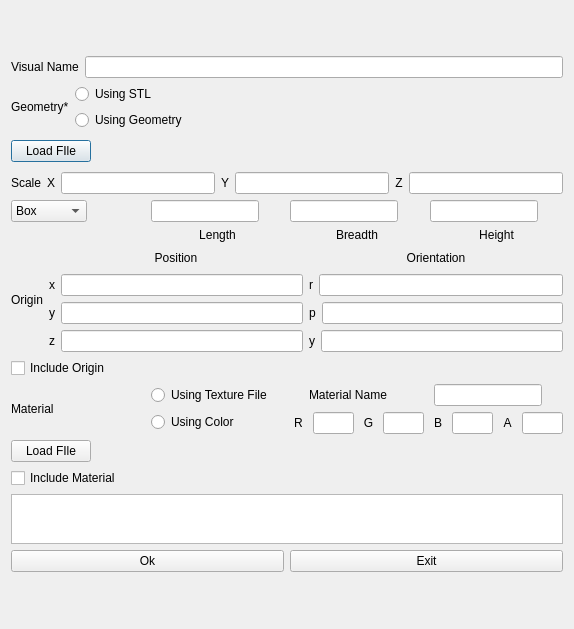
<?xml version="1.0" encoding="UTF-8"?>
<ui version="4.0">
 <class>AddVisual</class>
 <widget class="QDialog" name="AddVisual">
  <property name="geometry">
   <rect>
    <x>0</x>
    <y>0</y>
    <width>574</width>
    <height>629</height>
   </rect>
  </property>
  <property name="windowTitle">
   <string>Dialog</string>
  </property>
  <layout class="QVBoxLayout" name="verticalLayout_16">
   <item>
    <layout class="QVBoxLayout" name="verticalLayout_15">
     <item>
      <layout class="QVBoxLayout" name="verticalLayout_14">
       <item>
        <layout class="QVBoxLayout" name="verticalLayout_9">
         <item>
          <layout class="QHBoxLayout" name="horizontalLayout_24">
           <item>
            <widget class="QLabel" name="label">
             <property name="text">
              <string>Visual Name</string>
             </property>
            </widget>
           </item>
           <item>
            <widget class="QLineEdit" name="visual_name"/>
           </item>
          </layout>
         </item>
         <item>
          <layout class="QHBoxLayout" name="horizontalLayout_12">
           <item>
            <widget class="QLabel" name="label_3">
             <property name="sizePolicy">
              <sizepolicy hsizetype="Fixed" vsizetype="Fixed">
               <horstretch>0</horstretch>
               <verstretch>0</verstretch>
              </sizepolicy>
             </property>
             <property name="text">
              <string>Geometry*</string>
             </property>
            </widget>
           </item>
           <item>
            <layout class="QVBoxLayout" name="verticalLayout">
             <item>
              <widget class="QRadioButton" name="stl_select">
               <property name="text">
                <string>Using STL</string>
               </property>
               <attribute name="buttonGroup">
                <string notr="true">buttonGroup_2</string>
               </attribute>
              </widget>
             </item>
             <item>
              <widget class="QRadioButton" name="geometry_select">
               <property name="text">
                <string>Using Geometry</string>
               </property>
               <attribute name="buttonGroup">
                <string notr="true">buttonGroup_2</string>
               </attribute>
              </widget>
             </item>
            </layout>
           </item>
          </layout>
         </item>
         <item>
          <layout class="QHBoxLayout" name="load_mesh_layout">
           <item>
            <widget class="QPushButton" name="MeshFIle">
             <property name="sizePolicy">
              <sizepolicy hsizetype="Fixed" vsizetype="Fixed">
               <horstretch>0</horstretch>
               <verstretch>0</verstretch>
              </sizepolicy>
             </property>
             <property name="text">
              <string>Load FIle</string>
             </property>
            </widget>
           </item>
           <item>
            <widget class="QLabel" name="geometry_filename">
             <property name="maximumSize">
              <size>
               <width>16777215</width>
               <height>30</height>
              </size>
             </property>
             <property name="text">
              <string/>
             </property>
            </widget>
           </item>
          </layout>
         </item>
         <item>
          <layout class="QHBoxLayout" name="horizontalLayout_2">
           <item>
            <widget class="QLabel" name="label_6">
             <property name="text">
              <string>Scale</string>
             </property>
             <property name="alignment">
              <set>Qt::AlignCenter</set>
             </property>
            </widget>
           </item>
           <item>
            <widget class="QLabel" name="scale_x_label">
             <property name="text">
              <string>X</string>
             </property>
             <property name="alignment">
              <set>Qt::AlignCenter</set>
             </property>
            </widget>
           </item>
           <item>
            <widget class="QLineEdit" name="scale_x"/>
           </item>
           <item>
            <widget class="QLabel" name="scale_y_label">
             <property name="text">
              <string>Y</string>
             </property>
             <property name="alignment">
              <set>Qt::AlignCenter</set>
             </property>
            </widget>
           </item>
           <item>
            <widget class="QLineEdit" name="scale_y"/>
           </item>
           <item>
            <widget class="QLabel" name="scale_z_label">
             <property name="text">
              <string>Z</string>
             </property>
             <property name="alignment">
              <set>Qt::AlignCenter</set>
             </property>
            </widget>
           </item>
           <item>
            <widget class="QLineEdit" name="scale_z"/>
           </item>
          </layout>
         </item>
         <item>
          <layout class="QHBoxLayout" name="horizontalLayout">
           <item>
            <layout class="QVBoxLayout" name="verticalLayout_6">
             <item>
              <widget class="QComboBox" name="comboBox">
               <property name="sizePolicy">
                <sizepolicy hsizetype="Fixed" vsizetype="Minimum">
                 <horstretch>0</horstretch>
                 <verstretch>0</verstretch>
                </sizepolicy>
               </property>
               <property name="maximumSize">
                <size>
                 <width>16777215</width>
                 <height>25</height>
                </size>
               </property>
               <item>
                <property name="text">
                 <string>Box</string>
                </property>
               </item>
               <item>
                <property name="text">
                 <string>Cylinder</string>
                </property>
               </item>
               <item>
                <property name="text">
                 <string>Sphere</string>
                </property>
               </item>
              </widget>
             </item>
             <item>
              <widget class="QLabel" name="parameter1_label_2">
               <property name="sizePolicy">
                <sizepolicy hsizetype="Preferred" vsizetype="Fixed">
                 <horstretch>0</horstretch>
                 <verstretch>0</verstretch>
                </sizepolicy>
               </property>
               <property name="text">
                <string/>
               </property>
               <property name="alignment">
                <set>Qt::AlignCenter</set>
               </property>
              </widget>
             </item>
            </layout>
           </item>
           <item>
            <layout class="QVBoxLayout" name="verticalLayout_2">
             <item>
              <widget class="QLineEdit" name="parameter1">
               <property name="sizePolicy">
                <sizepolicy hsizetype="Fixed" vsizetype="Fixed">
                 <horstretch>0</horstretch>
                 <verstretch>0</verstretch>
                </sizepolicy>
               </property>
              </widget>
             </item>
             <item>
              <widget class="QLabel" name="parameter1_label">
               <property name="sizePolicy">
                <sizepolicy hsizetype="Preferred" vsizetype="Fixed">
                 <horstretch>0</horstretch>
                 <verstretch>0</verstretch>
                </sizepolicy>
               </property>
               <property name="text">
                <string>Length</string>
               </property>
               <property name="alignment">
                <set>Qt::AlignCenter</set>
               </property>
              </widget>
             </item>
            </layout>
           </item>
           <item>
            <layout class="QVBoxLayout" name="verticalLayout_4">
             <item>
              <widget class="QLineEdit" name="parameter2">
               <property name="sizePolicy">
                <sizepolicy hsizetype="Fixed" vsizetype="Fixed">
                 <horstretch>0</horstretch>
                 <verstretch>0</verstretch>
                </sizepolicy>
               </property>
              </widget>
             </item>
             <item>
              <widget class="QLabel" name="parameter2_label">
               <property name="sizePolicy">
                <sizepolicy hsizetype="Preferred" vsizetype="Fixed">
                 <horstretch>0</horstretch>
                 <verstretch>0</verstretch>
                </sizepolicy>
               </property>
               <property name="text">
                <string>Breadth</string>
               </property>
               <property name="alignment">
                <set>Qt::AlignCenter</set>
               </property>
              </widget>
             </item>
            </layout>
           </item>
           <item>
            <layout class="QVBoxLayout" name="verticalLayout_5">
             <item>
              <widget class="QLineEdit" name="parameter3">
               <property name="sizePolicy">
                <sizepolicy hsizetype="Fixed" vsizetype="Fixed">
                 <horstretch>0</horstretch>
                 <verstretch>0</verstretch>
                </sizepolicy>
               </property>
              </widget>
             </item>
             <item>
              <widget class="QLabel" name="parameter3_label">
               <property name="sizePolicy">
                <sizepolicy hsizetype="Preferred" vsizetype="Fixed">
                 <horstretch>0</horstretch>
                 <verstretch>0</verstretch>
                </sizepolicy>
               </property>
               <property name="text">
                <string>Height</string>
               </property>
               <property name="alignment">
                <set>Qt::AlignCenter</set>
               </property>
              </widget>
             </item>
            </layout>
           </item>
          </layout>
         </item>
        </layout>
       </item>
      </layout>
     </item>
     <item>
      <layout class="QVBoxLayout" name="verticalLayout_13">
       <item>
        <layout class="QVBoxLayout" name="verticalLayout_7">
         <item>
          <layout class="QHBoxLayout" name="horizontalLayout_6">
           <item>
            <widget class="QLabel" name="origin_label">
             <property name="text">
              <string>Origin</string>
             </property>
             <property name="alignment">
              <set>Qt::AlignCenter</set>
             </property>
            </widget>
           </item>
           <item>
            <layout class="QHBoxLayout" name="horizontalLayout_22">
             <item>
              <layout class="QVBoxLayout" name="verticalLayout_12">
               <item>
                <widget class="QLabel" name="position_label">
                 <property name="maximumSize">
                  <size>
                   <width>16777215</width>
                   <height>20</height>
                  </size>
                 </property>
                 <property name="text">
                  <string>Position</string>
                 </property>
                 <property name="alignment">
                  <set>Qt::AlignCenter</set>
                 </property>
                </widget>
               </item>
               <item>
                <layout class="QHBoxLayout" name="horizontalLayout_3">
                 <item>
                  <widget class="QLabel" name="x_label">
                   <property name="text">
                    <string>x</string>
                   </property>
                   <property name="alignment">
                    <set>Qt::AlignCenter</set>
                   </property>
                  </widget>
                 </item>
                 <item>
                  <widget class="QLineEdit" name="x"/>
                 </item>
                </layout>
               </item>
               <item>
                <layout class="QHBoxLayout" name="horizontalLayout_4">
                 <item>
                  <widget class="QLabel" name="y_label">
                   <property name="text">
                    <string>y</string>
                   </property>
                   <property name="alignment">
                    <set>Qt::AlignCenter</set>
                   </property>
                  </widget>
                 </item>
                 <item>
                  <widget class="QLineEdit" name="y"/>
                 </item>
                </layout>
               </item>
               <item>
                <layout class="QHBoxLayout" name="horizontalLayout_5">
                 <item>
                  <widget class="QLabel" name="z_label">
                   <property name="text">
                    <string>z</string>
                   </property>
                   <property name="alignment">
                    <set>Qt::AlignCenter</set>
                   </property>
                  </widget>
                 </item>
                 <item>
                  <widget class="QLineEdit" name="z"/>
                 </item>
                </layout>
               </item>
              </layout>
             </item>
             <item>
              <layout class="QVBoxLayout" name="verticalLayout_11">
               <item>
                <widget class="QLabel" name="orientation_label">
                 <property name="maximumSize">
                  <size>
                   <width>16777215</width>
                   <height>20</height>
                  </size>
                 </property>
                 <property name="text">
                  <string>Orientation</string>
                 </property>
                 <property name="alignment">
                  <set>Qt::AlignCenter</set>
                 </property>
                </widget>
               </item>
               <item>
                <layout class="QHBoxLayout" name="horizontalLayout_9">
                 <item>
                  <widget class="QLabel" name="roll_label">
                   <property name="text">
                    <string>r</string>
                   </property>
                   <property name="alignment">
                    <set>Qt::AlignCenter</set>
                   </property>
                  </widget>
                 </item>
                 <item>
                  <widget class="QLineEdit" name="roll"/>
                 </item>
                </layout>
               </item>
               <item>
                <layout class="QHBoxLayout" name="horizontalLayout_10">
                 <item>
                  <widget class="QLabel" name="pitch_label">
                   <property name="text">
                    <string>p</string>
                   </property>
                   <property name="alignment">
                    <set>Qt::AlignCenter</set>
                   </property>
                  </widget>
                 </item>
                 <item>
                  <widget class="QLineEdit" name="pitch"/>
                 </item>
                </layout>
               </item>
               <item>
                <layout class="QHBoxLayout" name="horizontalLayout_11">
                 <item>
                  <widget class="QLabel" name="yaw_label">
                   <property name="text">
                    <string>y</string>
                   </property>
                   <property name="alignment">
                    <set>Qt::AlignCenter</set>
                   </property>
                  </widget>
                 </item>
                 <item>
                  <widget class="QLineEdit" name="yaw"/>
                 </item>
                </layout>
               </item>
              </layout>
             </item>
            </layout>
           </item>
          </layout>
         </item>
         <item>
          <widget class="QCheckBox" name="includeorigin">
           <property name="maximumSize">
            <size>
             <width>16777215</width>
             <height>20</height>
            </size>
           </property>
           <property name="text">
            <string>Include Origin</string>
           </property>
          </widget>
         </item>
        </layout>
       </item>
       <item>
        <layout class="QVBoxLayout" name="verticalLayout_8">
         <item>
          <layout class="QVBoxLayout" name="verticalLayout_10">
           <item>
            <layout class="QHBoxLayout" name="horizontalLayout_21">
             <item>
              <layout class="QHBoxLayout" name="horizontalLayout_13">
               <item>
                <widget class="QLabel" name="Material_title_label">
                 <property name="text">
                  <string>Material</string>
                 </property>
                </widget>
               </item>
               <item>
                <layout class="QVBoxLayout" name="verticalLayout_3">
                 <item>
                  <widget class="QRadioButton" name="UseTexture">
                   <property name="text">
                    <string>Using Texture File</string>
                   </property>
                   <attribute name="buttonGroup">
                    <string notr="true">buttonGroup</string>
                   </attribute>
                  </widget>
                 </item>
                 <item>
                  <widget class="QRadioButton" name="UseColor">
                   <property name="text">
                    <string>Using Color</string>
                   </property>
                   <attribute name="buttonGroup">
                    <string notr="true">buttonGroup</string>
                   </attribute>
                  </widget>
                 </item>
                </layout>
               </item>
              </layout>
             </item>
             <item>
              <layout class="QVBoxLayout" name="materialname_rgba">
               <item>
                <layout class="QHBoxLayout" name="materialname">
                 <item>
                  <widget class="QLabel" name="Material_name_label">
                   <property name="sizePolicy">
                    <sizepolicy hsizetype="Minimum" vsizetype="Preferred">
                     <horstretch>0</horstretch>
                     <verstretch>0</verstretch>
                    </sizepolicy>
                   </property>
                   <property name="maximumSize">
                    <size>
                     <width>100</width>
                     <height>16777215</height>
                    </size>
                   </property>
                   <property name="text">
                    <string>Material Name</string>
                   </property>
                  </widget>
                 </item>
                 <item>
                  <widget class="QLineEdit" name="Material_name">
                   <property name="sizePolicy">
                    <sizepolicy hsizetype="Fixed" vsizetype="Fixed">
                     <horstretch>0</horstretch>
                     <verstretch>0</verstretch>
                    </sizepolicy>
                   </property>
                  </widget>
                 </item>
                </layout>
               </item>
               <item>
                <layout class="QHBoxLayout" name="rgba">
                 <item>
                  <layout class="QHBoxLayout" name="horizontalLayout_19">
                   <item>
                    <widget class="QLabel" name="R_label">
                     <property name="sizePolicy">
                      <sizepolicy hsizetype="Fixed" vsizetype="Fixed">
                       <horstretch>0</horstretch>
                       <verstretch>0</verstretch>
                      </sizepolicy>
                     </property>
                     <property name="maximumSize">
                      <size>
                       <width>20</width>
                       <height>16777215</height>
                      </size>
                     </property>
                     <property name="text">
                      <string>R</string>
                     </property>
                     <property name="alignment">
                      <set>Qt::AlignCenter</set>
                     </property>
                    </widget>
                   </item>
                   <item>
                    <widget class="QLineEdit" name="R">
                     <property name="sizePolicy">
                      <sizepolicy hsizetype="Fixed" vsizetype="Fixed">
                       <horstretch>0</horstretch>
                       <verstretch>0</verstretch>
                      </sizepolicy>
                     </property>
                     <property name="maximumSize">
                      <size>
                       <width>41</width>
                       <height>16777215</height>
                      </size>
                     </property>
                    </widget>
                   </item>
                  </layout>
                 </item>
                 <item>
                  <layout class="QHBoxLayout" name="horizontalLayout_18">
                   <item>
                    <widget class="QLabel" name="G_label">
                     <property name="sizePolicy">
                      <sizepolicy hsizetype="Fixed" vsizetype="Fixed">
                       <horstretch>0</horstretch>
                       <verstretch>0</verstretch>
                      </sizepolicy>
                     </property>
                     <property name="maximumSize">
                      <size>
                       <width>20</width>
                       <height>16777215</height>
                      </size>
                     </property>
                     <property name="text">
                      <string>G</string>
                     </property>
                     <property name="alignment">
                      <set>Qt::AlignCenter</set>
                     </property>
                    </widget>
                   </item>
                   <item>
                    <widget class="QLineEdit" name="G">
                     <property name="sizePolicy">
                      <sizepolicy hsizetype="Fixed" vsizetype="Fixed">
                       <horstretch>0</horstretch>
                       <verstretch>0</verstretch>
                      </sizepolicy>
                     </property>
                     <property name="maximumSize">
                      <size>
                       <width>41</width>
                       <height>16777215</height>
                      </size>
                     </property>
                    </widget>
                   </item>
                  </layout>
                 </item>
                 <item>
                  <layout class="QHBoxLayout" name="horizontalLayout_17">
                   <item>
                    <widget class="QLabel" name="B_label">
                     <property name="sizePolicy">
                      <sizepolicy hsizetype="Fixed" vsizetype="Fixed">
                       <horstretch>0</horstretch>
                       <verstretch>0</verstretch>
                      </sizepolicy>
                     </property>
                     <property name="maximumSize">
                      <size>
                       <width>20</width>
                       <height>16777215</height>
                      </size>
                     </property>
                     <property name="text">
                      <string>B</string>
                     </property>
                     <property name="alignment">
                      <set>Qt::AlignCenter</set>
                     </property>
                    </widget>
                   </item>
                   <item>
                    <widget class="QLineEdit" name="B">
                     <property name="sizePolicy">
                      <sizepolicy hsizetype="Fixed" vsizetype="Fixed">
                       <horstretch>0</horstretch>
                       <verstretch>0</verstretch>
                      </sizepolicy>
                     </property>
                     <property name="maximumSize">
                      <size>
                       <width>41</width>
                       <height>16777215</height>
                      </size>
                     </property>
                    </widget>
                   </item>
                  </layout>
                 </item>
                 <item>
                  <layout class="QHBoxLayout" name="horizontalLayout_16">
                   <item>
                    <widget class="QLabel" name="A_label">
                     <property name="sizePolicy">
                      <sizepolicy hsizetype="Fixed" vsizetype="Fixed">
                       <horstretch>0</horstretch>
                       <verstretch>0</verstretch>
                      </sizepolicy>
                     </property>
                     <property name="maximumSize">
                      <size>
                       <width>20</width>
                       <height>16777215</height>
                      </size>
                     </property>
                     <property name="text">
                      <string>A</string>
                     </property>
                     <property name="alignment">
                      <set>Qt::AlignCenter</set>
                     </property>
                    </widget>
                   </item>
                   <item>
                    <widget class="QLineEdit" name="A">
                     <property name="sizePolicy">
                      <sizepolicy hsizetype="Fixed" vsizetype="Fixed">
                       <horstretch>0</horstretch>
                       <verstretch>0</verstretch>
                      </sizepolicy>
                     </property>
                     <property name="maximumSize">
                      <size>
                       <width>41</width>
                       <height>16777215</height>
                      </size>
                     </property>
                    </widget>
                   </item>
                  </layout>
                 </item>
                </layout>
               </item>
              </layout>
             </item>
            </layout>
           </item>
           <item>
            <layout class="QHBoxLayout" name="horizontalLayout_14">
             <item>
              <widget class="QPushButton" name="TextureFIle">
               <property name="sizePolicy">
                <sizepolicy hsizetype="Fixed" vsizetype="Fixed">
                 <horstretch>0</horstretch>
                 <verstretch>0</verstretch>
                </sizepolicy>
               </property>
               <property name="text">
                <string>Load FIle</string>
               </property>
              </widget>
             </item>
             <item>
              <widget class="QLabel" name="texture_filename">
               <property name="maximumSize">
                <size>
                 <width>16777215</width>
                 <height>20</height>
                </size>
               </property>
               <property name="text">
                <string/>
               </property>
              </widget>
             </item>
            </layout>
           </item>
          </layout>
         </item>
         <item>
          <widget class="QCheckBox" name="includematerial">
           <property name="maximumSize">
            <size>
             <width>16777215</width>
             <height>20</height>
            </size>
           </property>
           <property name="text">
            <string>Include Material</string>
           </property>
          </widget>
         </item>
        </layout>
       </item>
      </layout>
     </item>
     <item>
      <widget class="QTextBrowser" name="errorlist">
       <property name="maximumSize">
        <size>
         <width>16777215</width>
         <height>50</height>
        </size>
       </property>
      </widget>
     </item>
     <item>
      <layout class="QHBoxLayout" name="horizontalLayout_8">
       <item>
        <widget class="QPushButton" name="ok">
         <property name="enabled">
          <bool>true</bool>
         </property>
         <property name="text">
          <string>Ok</string>
         </property>
        </widget>
       </item>
       <item>
        <widget class="QPushButton" name="exit">
         <property name="text">
          <string>Exit</string>
         </property>
        </widget>
       </item>
      </layout>
     </item>
    </layout>
   </item>
  </layout>
 </widget>
 <resources/>
 <connections/>
 <buttongroups>
  <buttongroup name="buttonGroup"/>
  <buttongroup name="buttonGroup_2"/>
 </buttongroups>
</ui>
